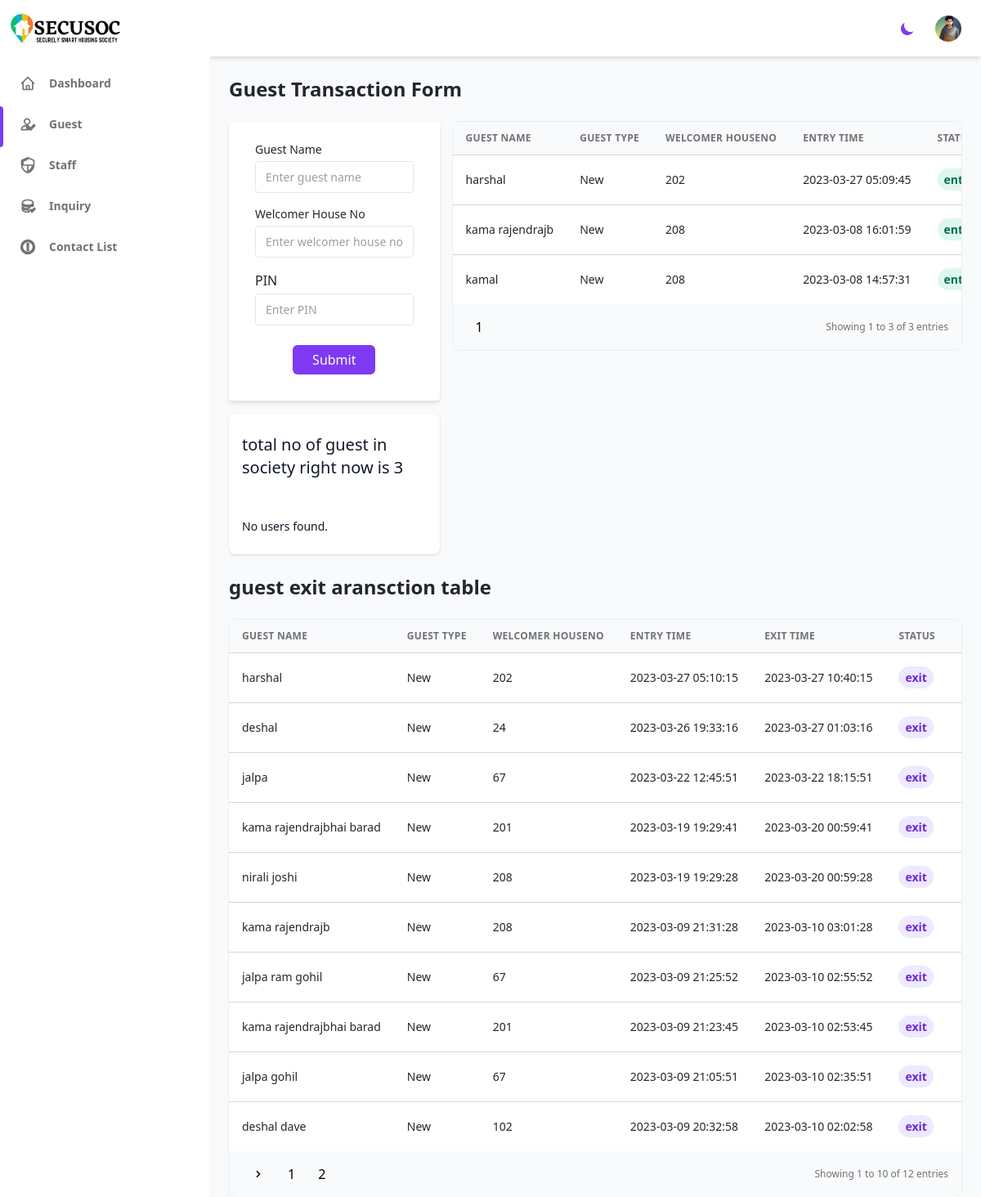
Page /Security/Guest_Registration.php (signed in) on the committed database.
### tables this page shows
CREATE TABLE `guest_transaction` (
  `Guest_id` int(4) NOT NULL,
  `Guest_details_id` int(4) NOT NULL,
  `Entry_time` timestamp NOT NULL DEFAULT current_timestamp() ON UPDATE current_timestamp(),
  `Exit_time` datetime NOT NULL,
  `pin` int(4) NOT NULL,
  `House_no` int(4) NOT NULL
);

CREATE TABLE `guest_master` (
  `Guest_Details_id` int(4) NOT NULL,
  `Guest_Type` varchar(10) NOT NULL,
  `Guest_Fname` varchar(15) NOT NULL,
  `Guest_Mname` varchar(20) NOT NULL,
  `Guest_Lname` varchar(15) DEFAULT NULL
);

### Security/Guest_Registration.php (the view, shortened to what this page needs)
<?php require_once '../src/config/database.php'; ?>
<?php
require_once '../includes/header.php';
?>
<?php $current_url = 'Guest';
include('sidebar.php');
?>
<h2 class="my-6 text-2xl font-semibold text-gray-700 dark:text-gray-200">
    Guest Transaction Form
</h2>
<div class=" dark:bg-gray-900">
    <div class="grid grid-cols-10 gap-4">
        <div class="col-span-10 sm:col-span-3">
            <div class="w-full max-w-md mx-auto">
                <form class="bg-white shadow-md rounded px-8 pt-6 pb-8 mb-4  dark:bg-gray-800" method="POST" action="register_guest.php">
                    <div class="mb-4">
                        <label class="block text-sm">
                            <span class="text-gray-700 dark:text-gray-400">Guest Name</span>
                            <input id="guest_name" name="guest_name" type="text" placeholder="Enter guest name" class="block w-full mt-1 text-sm dark:border-gray-600 dark:bg-gray-700 focus:border-purple-400 focus:outline-none focus:shadow-outline-purple dark:text-gray-300 dark:focus:shadow-outline-gray form-input" required />
                        </label>
                    </div>
                    <div class="mb-4">
                        <label class="block text-sm">
                            <span class="text-gray-700 dark:text-gray-400">Welcomer House No</span>
                            <input id="welcomer_house_no" name="welcomer_house_no" type="text" class="block w-full mt-1 text-sm dark:border-gray-600 dark:bg-gray-700 focus:border-purple-400 focus:outline-none focus:shadow-outline-purple dark:text-gray-300 dark:focus:shadow-outline-gray form-input" placeholder="Enter welcomer house no" required />
                        </label>
                    </div>
                    <div class="mb-4">
                        <span class="text-gray-700 dark:text-gray-400">PIN</span>
                        <input type="number" name="pin" class="block w-full mt-1 text-sm dark:border-gray-600 dark:bg-gray-700 focus:border-purple-400 focus:outline-none focus:shadow-outline-purple dark:text-gray-300 dark:focus:shadow-outline-gray form-input" placeholder="Enter PIN" required />
                    </div>
                    <div class=" flex sm:justify-center justify-end  mt-6">
                        <button type="submit" class="px-6 py-2 leading-5 text-white transition-colors duration-200 transform bg-purple-600 rounded-md hover:bg-purple-700 focus:outline-none focus:bg-purple-800">
                            Submit
                        </button>
                    </div>
                </form>
            </div>
            <div>
                <div class="bg-white overflow-hidden shadow rounded-lg">
                    <div class="px-4 py-5 sm:p-6">
                        <p class="text-xl font-medium text-gray-900">
                            <?php
                            $query = "SELECT guest_master.Guest_Type, guest_master.Guest_Fname, guest_master.Guest_Mname, guest_master.Guest_Lname, guest_transaction.Entry_time, guest_transaction.Exit_time, guest_transaction.House_no
                      FROM guest_master
                      JOIN guest_transaction ON guest_master.Guest_Details_id = guest_transaction.Guest_details_id
                      WHERE guest_transaction.Exit_time = '0000-00-00 00:00:00'
                      ORDER BY guest_transaction.Entry_time DESC";
                            $result = mysqli_query($conn, $query);
                            $num_records = mysqli_num_rows($result);
                            ?>
                            total no of guest in society right now is <?php echo "$num_records" ?>
                        </p> <br><br>
                        <p class="text-sm font-medium text-gray-900">
                            No users found.
                        </p>
                    </div>
                </div>
            </div>
        </div>
        <div class="col-span-10 sm:col-span-7">
            <?php
            $query = "SELECT guest_master.Guest_Type, guest_master.Guest_Fname, guest_master.Guest_Mname, guest_master.Guest_Lname, guest_transaction.Entry_time, guest_transaction.Exit_time, guest_transaction.House_no
          FROM guest_master
          JOIN guest_transaction ON guest_master.Guest_Details_id = guest_transaction.Guest_details_id
          WHERE guest_transaction.Exit_time = '0000-00-00 00:00:00'
          ORDER BY guest_transaction.Entry_time DESC";
            $result = mysqli_query($conn, $query);
            $page = isset($_GET['page']) ? (int)$_GET['page'] : 1;
            $records_per_page = 10;
            $num_records = mysqli_num_rows($result);
            $num_pages = ceil($num_records / $records_per_page);
            $offset = ($page - 1) * $records_per_page;
            $query = "SELECT guest_master.Guest_Type, guest_master.Guest_Fname, guest_master.Guest_Mname, guest_master.Guest_Lname,guest_transaction.Guest_id, guest_transaction.Entry_time, guest_transaction.Exit_time, guest_transaction.House_no
          FROM guest_master
          JOIN guest_transaction ON guest_master.Guest_Details_id = guest_transaction.Guest_details_id
          WHERE guest_transaction.Exit_time = '0000-00-00 00:00:00'
          ORDER BY guest_transaction.Entry_time DESC
          LIMIT $offset, $records_per_page";
            $result = mysqli_query($conn, $query);
            if (mysqli_num_rows($result) > 0) {
                echo '<div class="w-full overflow-hidden rounded-lg shadow-xs">
            <div class="w-full overflow-x-auto max-h-fit">
                <table class="w-full whitespace-no-wrap  ">
                    <thead>
                        <tr class="text-xs font-semibold tracking-wide text-left text-gray-500 uppercase border-b dark:border-gray-700 bg-gray-50 dark:text-gray-400 dark:bg-gray-800 ">
                            <th class="px-4 py-3 text-ellipsis overflow-hidden ">Guest Name</th>
                            <th class="px-4 py-3 text-ellipsis overflow-hidden">Guest Type</th>
                            <th class="px-4 py-3 text-ellipsis overflow-hidden">Welcomer HouseNO </th>
                            <th class="px-4 py-3 text-ellipsis overflow-hidden">Entry Time </th>
                            <th class="px-4 py-3 text-ellipsis overflow-hidden">status </th>
                            <th class="px-4 py-3 text-ellipsis overflow-hidden">Action</th>
                        </tr>
                    </thead>
                    <tbody class="bg-white divide-y dark:divide-gray-700 dark:bg-gray-800">';
                while ($row = mysqli_fetch_assoc($result)) {
                    echo "<tr class='text-gray-700 dark:text-gray-400'>";
                    echo "<td class='px-4 py-3 text-sm truncate hover:text-clip'>" . $row['Guest_Fname'] . " " . $row['Guest_Mname'] . " " . $row['Guest_Lname'] . "</td>";
                    echo "<td class='px-4 py-3 text-sm'>" . $row['Guest_Type'] . "</td>";
                    echo "<td class='px-4 py-3 text-sm'>" . $row['House_no'] . "</td>";
                    echo "<td class='px-4 py-3 text-sm'>" . $row['Entry_time'] . "</td>";
                    echo "<td class='px-4 py-3 text-sm'>" ?>
                    <span class='<?php if ($row["Exit_time"] == "0000-00-00 00:00:00") echo "text-green-700 dark:bg-green-700 dark:text-green-100";
                                    else echo "text-red-700 dark:bg-red-700 dark:text-red-100"; ?> px-2 py-1 font-semibold leading-tight bg-green-100 rounded-full '>
                        <?php
                        if ($row["Exit_time"] == "0000-00-00 00:00:00") {
                            echo " enter";
                        } else {
                            echo " exit";
                        }
                        ?>
                    </span>
                    <?php
                    echo " </td>";
                    ?>
                    <a href="Update_guest_entry.php?Guest_id=<?php echo $row['Guest_id']; ?>">
                <?php
                    echo "<div class='flex items-center space-x-4 text-sm'>
              <button class='flex items-center justify-between px-2 py-2 text-sm font-medium leading-5 text-purple-600 rounded-lg dark:text-gray-400 focus:outline-none focus:shadow-outline-gray' aria-label='Edit'>
                <svg class='w-5 h-5' aria-hidden='true' fill='currentColor' viewBox='0 0 20 20'>
                  <path d='M13.586 3.586a2 2 0 112.828 2.828l-.793.793-2.828-2.828.793-.793zM11.379 5.793L3 14.172V17h2.828l8.38-8.379-2.83-2.828z'></path>
                </svg>
              </button></a>
              </a>
            </div>
          </td>";
                }
                echo '</tbody>
        </table>
    </div>
    <div class="flex items-center justify-between px-4 py-3 bg-gray-50 dark:bg-gray-800">
        <div class="flex items-center justify-center space-x-1">
            ';
                for ($i = 1; $i <= $num_pages; $i++) {
                    if ($i == $page) {
                        echo '<span class="px-3 py-1">' . $i . '</span>';
                    } else {
                        echo '<a href="?page=' . $i . '" class="px-3 py-1 hover:bg-purple-500 hover:text-white focus:outline-none focus:shadow-outline-purple">' . $i . '</a>';
                    }
                }
                echo '</div>
        <p class="text-xs text-gray-500 dark:text-gray-400">
        Showing ' . ($offset + 1) . ' to ' . ($offset + mysqli_num_rows($result)) . ' of ' . $num_records . ' entries
        </p>
        </div>
        </div>';
            } else {
                echo "<p>No guests found.</p>";
            }
                ?>
        </div>
    </div>
</div>
<h2 class="my-6 text-2xl font-semibold text-gray-700 dark:text-gray-200">
    guest exit aransction table
</h2>
<?php
$query = "SELECT guest_master.Guest_Type, guest_master.Guest_Fname, guest_master.Guest_Mname, guest_master.Guest_Lname,guest_transaction.Guest_id, guest_transaction.Entry_time, guest_transaction.Exit_time, guest_transaction.House_no
            FROM guest_master
            JOIN guest_transaction ON guest_master.Guest_Details_id = guest_transaction.Guest_details_id
            WHERE guest_transaction.Exit_time <> '0000-00-00 00:00:00'
            ORDER BY guest_transaction.Entry_time DESC";
$result = mysqli_query($conn, $query);
$page = isset($_GET['page']) ? (int)$_GET['page'] : 1;
$records_per_page = 10;
$num_records = mysqli_num_rows($result);
$num_pages = ceil($num_records / $records_per_page);
$offset = ($page - 1) * $records_per_page;
$query = "SELECT guest_master.Guest_Type, guest_master.Guest_Fname, guest_master.Guest_Mname, guest_master.Guest_Lname,guest_transaction.Guest_id, guest_transaction.Entry_time, guest_transaction.Exit_time, guest_transaction.House_no
          FROM guest_master
          JOIN guest_transaction ON guest_master.Guest_Details_id = guest_transaction.Guest_details_id
          WHERE guest_transaction.Exit_time <> '0000-00-00 00:00:00'
          ORDER BY guest_transaction.Entry_time DESC
          LIMIT $offset, $records_per_page";
$result = mysqli_query($conn, $query);
if (mysqli_num_rows($result) > 0) {
    echo '<div class="w-full overflow-hidden rounded-lg shadow-xs">
            <div class="w-full overflow-x-auto max-h-fit">
                <table class="w-full whitespace-no-wrap  ">
                    <thead>
                        <tr class="text-xs font-semibold tracking-wide text-left text-gray-500 uppercase border-b dark:border-gray-700 bg-gray-50 dark:text-gray-400 dark:bg-gray-800 ">
                            <th class="px-4 py-3 text-ellipsis overflow-hidden ">Guest Name</th>
                            <th class="px-4 py-3 text-ellipsis overflow-hidden">Guest Type</th>
                            <th class="px-4 py-3 text-ellipsis overflow-hidden">Welcomer HouseNO </th>
                            <th class="px-4 py-3 text-ellipsis overflow-hidden">Entry Time </th>
                            <th class="px-4 py-3 text-ellipsis overflow-hidden">Exit Time </th>
                            <th class="px-4 py-3 text-ellipsis overflow-hidden">status </th>
                            <th class="px-4 py-3 text-ellipsis overflow-hidden">Action</th>
                        </tr>
                    </thead>
                    <tbody class="bg-white divide-y dark:divide-gray-700 dark:bg-gray-800">';
    while ($row = mysqli_fetch_assoc($result)) {
        echo "<tr class='text-gray-700 dark:text-gray-400'>";
        echo "<td class='px-4 py-3 text-sm truncate hover:text-clip'>" . $row['Guest_Fname'] . " " . $row['Guest_Mname'] . " " . $row['Guest_Lname'] . "</td>";
        echo "<td class='px-4 py-3 text-sm'>" . $row['Guest_Type'] . "</td>";
        echo "<td class='px-4 py-3 text-sm'>" . $row['House_no'] . "</td>";
        echo "<td class='px-4 py-3 text-sm'>" . $row['Entry_time'] . "</td>";
        echo "<td class='px-4 py-3 text-sm'>" . $row['Exit_time'] . "</td>";
        echo "<td class='px-4 py-3 text-sm'>" ?>
        <span class='<?php if ($row["Exit_time"] == "0000-00-00 00:00:00") echo "text-green-700 dark:bg-green-700 dark:text-green-100";
                        else echo "text-purple-700 dark:bg-purple-700 dark:text-purple-100"; ?> px-2 py-1 font-semibold leading-tight bg-purple-100 rounded-full '>
            <?php
            if ($row["Exit_time"] == "0000-00-00 00:00:00") {
                echo " enter";
            } else {
                echo " exit";
            }
            ?>
        </span>
        <?php
        echo " </td>";
        echo "<td class='px-4 py-3 dark:bg-gray-800'>";
        ?>
        <a href="Update_guest_entry.php?Guest_id=<?php echo $row['Guest_id']; ?>">
    <?php
        echo "<div class='flex items-center space-x-4 text-sm'>
              <button class='flex items-center justify-between px-2 py-2 text-sm font-medium leading-5 text-purple-600 rounded-lg dark:text-gray-400 focus:outline-none focus:shadow-outline-gray' aria-label='Edit'>
                <svg class='w-5 h-5' aria-hidden='true' fill='currentColor' viewBox='0 0 20 20'>
                  <path d='M13.586 3.586a2 2 0 112.828 2.828l-.793.793-2.828-2.828.793-.793zM11.379 5.793L3 14.172V17h2.828l8.38-8.379-2.83-2.828z'></path>
                </svg>
              </button></a>
              </a>
            </div>
          </td>";
        echo "</tr>";
    }
    echo '</tbody>
        </table>
    </div>
    <div class="flex items-center justify-between px-4 py-3 bg-gray-50 dark:bg-gray-800">
        <div class="flex items-center justify-center space-x-1">
            ';
    if ($page < $num_pages) {
        echo '<a href="?page=' . ($page + 1) . '" class="px-3 py-1 rounded-md rounded-r-lg focus:outline-none focus:shadow-outline-purple" aria-label="Next">
        <svg class="w-4 h-4 fill-current" aria-hidden="true" viewBox="0 0 20 20">
        <path d="M7.293 14.707a1 1 0 010-1.414L10.586 10 7.293 6.707a1 1 0 011.414-1.414l4 4a1 1 0 010 1.414l-4 4a1 1 0 01-1.414 0z" clip-rule="evenodd" fill-rule="evenodd"></path>
        </svg>
        </a>';
    }
    for ($i = 1; $i <= $num_pages; $i++) {
        if ($i == $page) {
            echo '<span class="px-3 py-1">' . $i . '</span>';
        } else {
            echo '<a href="?page=' . $i . '" class="px-3 py-1 hover:bg-purple-500 hover:text-white focus:outline-none focus:shadow-outline-purple">' . $i . '</a>';
        }
    }
    echo '</div>
        <p class="text-xs text-gray-500 dark:text-gray-400">
        Showing ' . ($offset + 1) . ' to ' . ($offset + mysqli_num_rows($result)) . ' of ' . $num_records . ' entries
        </p>
        </div>
        </div>';
} else {
    echo "<p>No guests found.</p>";
}
    ?>
    <?php
    require_once '../includes/footer.php';
    ?>

### rows in the picture
guest_transaction: Guest_details.Guest_Fname "harshal", Guest_details.Guest_Type "New", House_no "202", Entry_time "2023-03-27 05:09:45", shows "enter"
guest_transaction: Guest_details.Guest_Fname "kama rajendrajb", Guest_details.Guest_Type "New", House_no "208", Entry_time "2023-03-08 16:01:59", shows "enter"
guest_transaction: Guest_details.Guest_Fname "kamal", Guest_details.Guest_Type "New", House_no "208", Entry_time "2023-03-08 14:57:31", shows "enter"
guest_transaction: Guest_details.Guest_Fname "harshal", Guest_details.Guest_Type "New", House_no "202", Entry_time "2023-03-27 05:10:15", Exit_time "2023-03-27 10:40:15", shows "exit"
guest_transaction: Guest_details.Guest_Fname "deshal", Guest_details.Guest_Type "New", House_no "24", Entry_time "2023-03-26 19:33:16", Exit_time "2023-03-27 01:03:16", shows "exit"
guest_transaction: Guest_details.Guest_Fname "jalpa", Guest_details.Guest_Type "New", House_no "67", Entry_time "2023-03-22 12:45:51", Exit_time "2023-03-22 18:15:51", shows "exit"
guest_transaction: Guest_details.Guest_Fname "kama", Guest_details.Guest_Mname "rajendrajbhai", Guest_details.Guest_Lname "barad", Guest_details.Guest_Type "New", House_no "201", Entry_time "2023-03-19 19:29:41", Exit_time "2023-03-20 00:59:41", shows "exit"
guest_transaction: Guest_details.Guest_Fname "nirali", Guest_details.Guest_Mname "joshi", Guest_details.Guest_Type "New", House_no "208", Entry_time "2023-03-19 19:29:28", Exit_time "2023-03-20 00:59:28", shows "exit"
guest_transaction: Guest_details.Guest_Fname "kama rajendrajb", Guest_details.Guest_Type "New", House_no "208", Entry_time "2023-03-09 21:31:28", Exit_time "2023-03-10 03:01:28", shows "exit"
guest_transaction: Guest_details.Guest_Fname "jalpa", Guest_details.Guest_Mname "ram", Guest_details.Guest_Lname "gohil", Guest_details.Guest_Type "New", House_no "67", Entry_time "2023-03-09 21:25:52", Exit_time "2023-03-10 02:55:52", shows "exit"
guest_transaction: Guest_details.Guest_Fname "kama", Guest_details.Guest_Mname "rajendrajbhai", Guest_details.Guest_Lname "barad", Guest_details.Guest_Type "New", House_no "201", Entry_time "2023-03-09 21:23:45", Exit_time "2023-03-10 02:53:45", shows "exit"
guest_transaction: Guest_details.Guest_Fname "jalpa", Guest_details.Guest_Mname "gohil", Guest_details.Guest_Type "New", House_no "67", Entry_time "2023-03-09 21:05:51", Exit_time "2023-03-10 02:35:51", shows "exit"
guest_transaction: Guest_details.Guest_Fname "deshal", Guest_details.Guest_Mname "dave", Guest_details.Guest_Type "New", House_no "102", Entry_time "2023-03-09 20:32:58", Exit_time "2023-03-10 02:02:58", shows "exit"

### other values in the picture
$num_records "3"
$offset + 1 "1"
$offset + mysqli_num_rows($result) "3"
$offset + mysqli_num_rows($result) "10"
$num_records "12"
